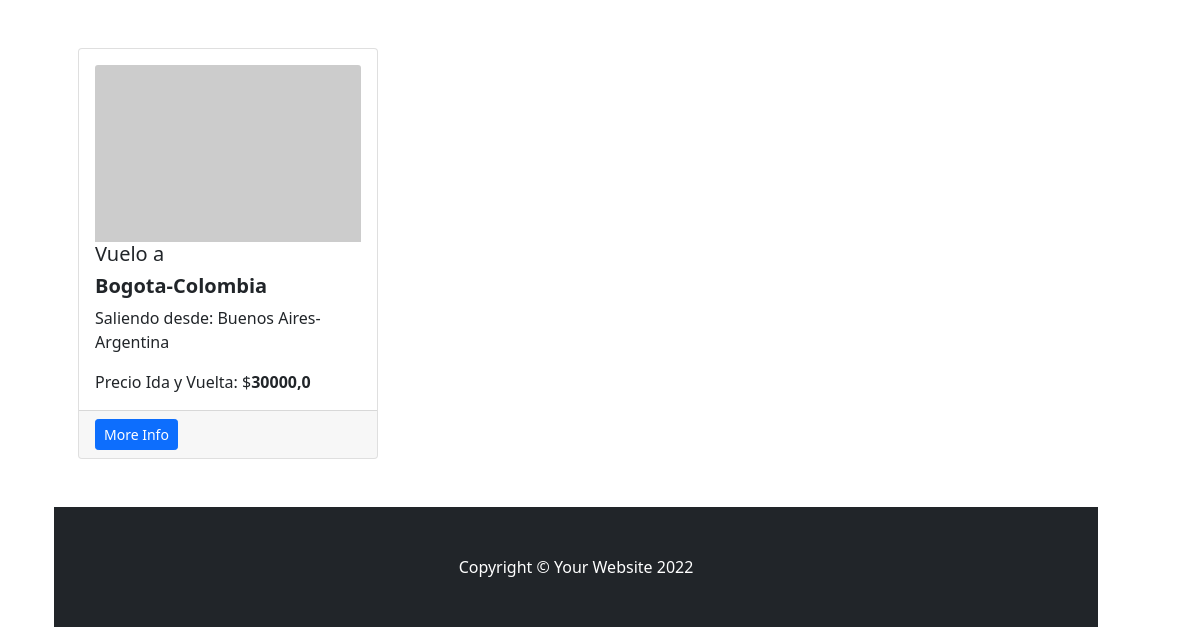
Before: /vuelos/ (lower part) with the older database file.
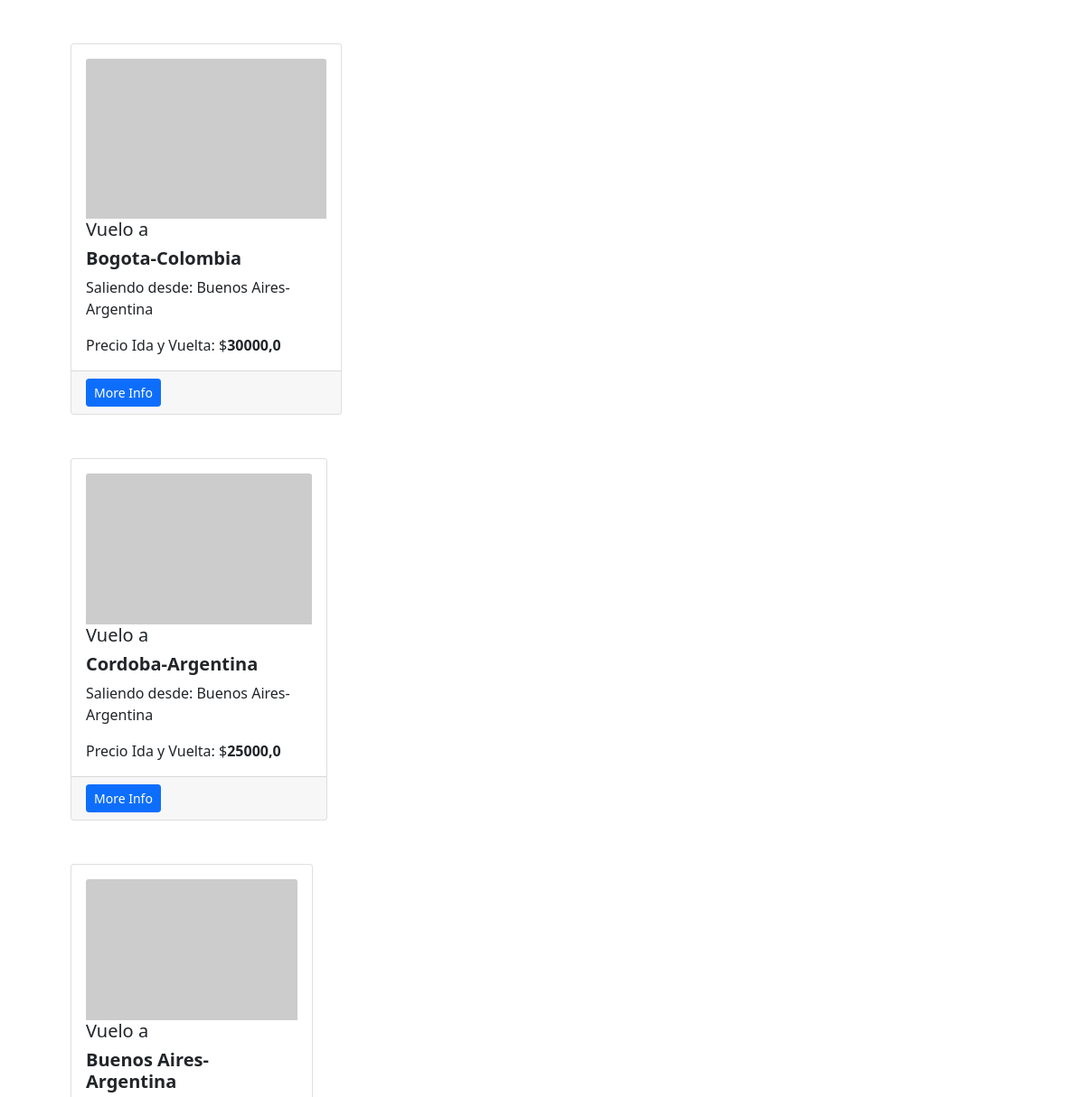
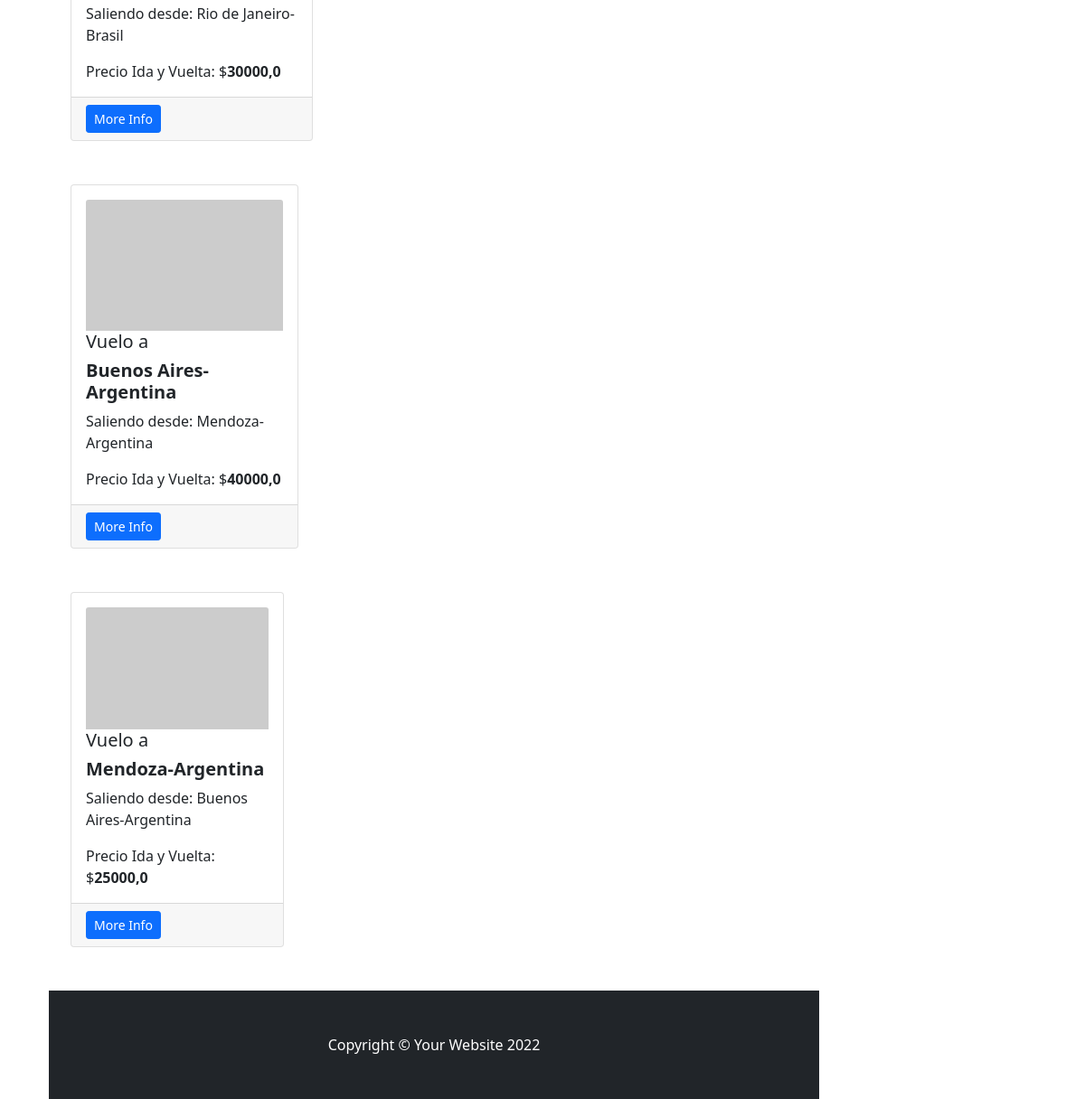
After: the same page with the newer database file (2 pictures, top to bottom).
### ProyectoViajesApp/models.py (models this page shows)
class Vuelo(models.Model):
    id_vuelo = models.IntegerField()
    origen = models.CharField(max_length=30)
    destino = models.CharField(max_length=30)
    ida = models.DateTimeField()
    vuelta = models.DateTimeField()
    precio = models.IntegerField()

### ProyectoViajesApp/views.py (the view)
# urls.py: path('vuelos/',vuelos,name="vuelos"),
def vuelos(request):
    vuelos = Vuelo.objects.all()
    return render(request,"ProyectoViajesApp/vuelos.html",{"vuelos":vuelos})

### ProyectoViajesApp/templates/ProyectoViajesApp/vuelos.html (shortened to what this page needs)
{% extends 'ProyectoViajesApp/base.html' %}
{%load static%}
{%block ContenidoPagina%}
    {%for vuelo in vuelos%}
        <div class="row gx-4 gx-lg-5">
            <div class="col-md-4 mb-5">
                <div class="card h-100">
                    <div class="card-body">
                        <img class="card-img-top" src="https://dummyimage.com/450x300/dee2e6/6c757d.jpg" alt="..." />
                        <h5 class="card-title">Vuelo a <h5><b>{{vuelo.destino}}</b></h5>
                        <p class="card-text">Saliendo desde: {{vuelo.origen}}</p>
                        <p class="card-text">Precio Ida y Vuelta: $<b>{{vuelo.precio}}</b></p>
                    </div>
                <div class="card-footer"><a class="btn btn-primary btn-sm" href="#!">More Info</a></div>
            </div>
        </div>
    {%endfor%}
{%endblock%}

### ProyectoViajesApp/templates/ProyectoViajesApp/base.html (shortened to what this page needs)
{%load static%}
<!DOCTYPE html>
<html lang="en">
    <head>
        <link href="{% static 'css/styles.css'%}" rel="stylesheet" />
    </head>
    <body>
        <div class="container px-4 px-lg-5">
        {%block ContenidoPagina %}
        {%endblock%}
        <footer class="py-5 bg-dark">
            <div class="container px-4 px-lg-5"><p class="m-0 text-center text-white">Copyright &copy; Your Website 2022</p></div>
        </footer>
    </body>
</html>

Changed rows visible on the page:
added Vuelo: destino "Cordoba-Argentina", origen "Buenos Aires-Argentina", precio "25000,0"
added Vuelo: destino "Buenos Aires-Argentina", origen "Rio de Janeiro-Brasil", precio "30000,0"
added Vuelo: destino "Buenos Aires-Argentina", origen "Mendoza-Argentina", precio "40000,0"
added Vuelo: destino "Mendoza-Argentina", origen "Buenos Aires-Argentina", precio "25000,0"
